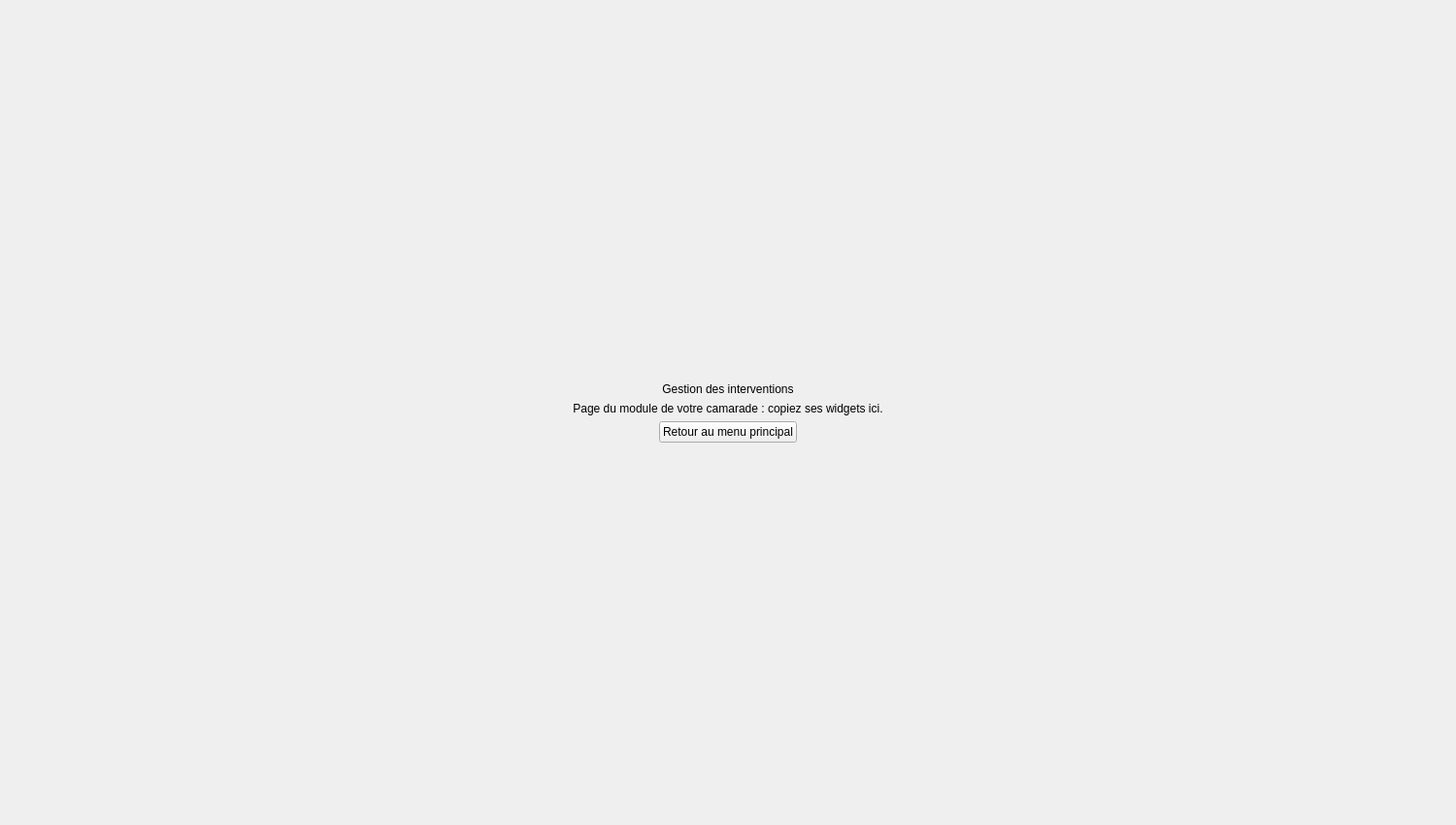
<?xml version='1.0' encoding='UTF-8'?>
<ui version="4.0">
 <class>AXIS</class>
 <widget class="QMainWindow" name="AXIS">
  <property name="geometry">
   <rect>
    <x>0</x>
    <y>0</y>
    <width>1500</width>
    <height>850</height>
   </rect>
  </property>
  <property name="windowTitle">
   <string>A.X.I.S - RedFlame Protection</string>
  </property>
  <widget class="QWidget" name="centralwidget">
   <layout class="QVBoxLayout" name="lay87">
    <property name="spacing">
     <number>0</number>
    </property>
    <property name="leftMargin">
     <number>0</number>
    </property>
    <property name="topMargin">
     <number>0</number>
    </property>
    <property name="rightMargin">
     <number>0</number>
    </property>
    <property name="bottomMargin">
     <number>0</number>
    </property>
    <item>
     <widget class="QStackedWidget" name="SWAxis">
      <property name="currentIndex">
       <number>1</number>
      </property>
      <widget class="QWidget" name="PEmpl">
       <layout class="QVBoxLayout" name="lay68">
        <property name="leftMargin">
         <number>0</number>
        </property>
        <property name="topMargin">
         <number>0</number>
        </property>
        <property name="rightMargin">
         <number>0</number>
        </property>
        <property name="bottomMargin">
         <number>0</number>
        </property>
        <item>
         <widget class="QStackedWidget" name="stackedWidgetEmpl">
          <widget class="QWidget" name="PMenuEmpl">
           <layout class="QVBoxLayout" name="lay18">
            <property name="spacing">
             <number>10</number>
            </property>
            <property name="leftMargin">
             <number>40</number>
            </property>
            <property name="topMargin">
             <number>30</number>
            </property>
            <property name="rightMargin">
             <number>40</number>
            </property>
            <property name="bottomMargin">
             <number>30</number>
            </property>
            <item>
             <layout class="QHBoxLayout" name="lay9">
              <item>
               <widget class="QLabel" name="lblBienvenueEmpl">
                <property name="text">
                 <string>Bienvenue</string>
                </property>
                <property name="h1" stdset="0">
                 <bool>true</bool>
                </property>
               </widget>
              </item>
              <item>
               <spacer name="sp8">
                <property name="orientation">
                 <enum>Qt::Orientation::Horizontal</enum>
                </property>
                <property name="sizeHint" stdset="0">
                 <size>
                  <width>20</width>
                  <height>20</height>
                 </size>
                </property>
               </spacer>
              </item>
              <item>
               <widget class="QLabel" name="lblLogoMenuEmpl">
                <property name="text">
                 <string>A.X.I.S</string>
                </property>
                <property name="logo" stdset="0">
                 <bool>true</bool>
                </property>
               </widget>
              </item>
             </layout>
            </item>
            <item>
             <spacer name="sp10">
              <property name="orientation">
               <enum>Qt::Orientation::Vertical</enum>
              </property>
              <property name="sizeHint" stdset="0">
               <size>
                <width>20</width>
                <height>20</height>
               </size>
              </property>
             </spacer>
            </item>
            <item>
             <layout class="QHBoxLayout" name="lay14" stretch="1,3,1">
              <item>
               <spacer name="sp11">
                <property name="orientation">
                 <enum>Qt::Orientation::Horizontal</enum>
                </property>
                <property name="sizeHint" stdset="0">
                 <size>
                  <width>20</width>
                  <height>20</height>
                 </size>
                </property>
               </spacer>
              </item>
              <item>
               <layout class="QVBoxLayout" name="lay12">
                <property name="spacing">
                 <number>22</number>
                </property>
                <item>
                 <widget class="QPushButton" name="btnMenuEmpl">
                  <property name="text">
                   <string>Gestion des Employés</string>
                  </property>
                  <property name="menu" stdset="0">
                   <bool>true</bool>
                  </property>
                 </widget>
                </item>
                <item>
                 <widget class="QPushButton" name="btnMenuInterv">
                  <property name="text">
                   <string>Gestion des Interventions</string>
                  </property>
                  <property name="menu" stdset="0">
                   <bool>true</bool>
                  </property>
                 </widget>
                </item>
                <item>
                 <widget class="QPushButton" name="btnMenuVehicule">
                  <property name="text">
                   <string>Gestion des Véhicules</string>
                  </property>
                  <property name="menu" stdset="0">
                   <bool>true</bool>
                  </property>
                 </widget>
                </item>
                <item>
                 <widget class="QPushButton" name="btnMenuMateriel">
                  <property name="text">
                   <string>Gestion des Matériels</string>
                  </property>
                  <property name="menu" stdset="0">
                   <bool>true</bool>
                  </property>
                 </widget>
                </item>
               </layout>
              </item>
              <item>
               <spacer name="sp13">
                <property name="orientation">
                 <enum>Qt::Orientation::Horizontal</enum>
                </property>
                <property name="sizeHint" stdset="0">
                 <size>
                  <width>20</width>
                  <height>20</height>
                 </size>
                </property>
               </spacer>
              </item>
             </layout>
            </item>
            <item>
             <spacer name="sp15">
              <property name="orientation">
               <enum>Qt::Orientation::Vertical</enum>
              </property>
              <property name="sizeHint" stdset="0">
               <size>
                <width>20</width>
                <height>20</height>
               </size>
              </property>
             </spacer>
            </item>
            <item>
             <layout class="QHBoxLayout" name="lay17">
              <item>
               <spacer name="sp16">
                <property name="orientation">
                 <enum>Qt::Orientation::Horizontal</enum>
                </property>
                <property name="sizeHint" stdset="0">
                 <size>
                  <width>20</width>
                  <height>20</height>
                 </size>
                </property>
               </spacer>
              </item>
              <item>
               <widget class="QPushButton" name="btnQuitterMenuEmpl">
                <property name="text">
                 <string>Quitter</string>
                </property>
                <property name="menu" stdset="0">
                 <bool>true</bool>
                </property>
               </widget>
              </item>
             </layout>
            </item>
           </layout>
          </widget>
          <widget class="QWidget" name="PCrudEmpl">
           <layout class="QHBoxLayout" name="lay67" stretch="1">
            <property name="spacing">
             <number>0</number>
            </property>
            <property name="leftMargin">
             <number>0</number>
            </property>
            <property name="topMargin">
             <number>0</number>
            </property>
            <property name="rightMargin">
             <number>0</number>
            </property>
            <property name="bottomMargin">
             <number>0</number>
            </property>
            <item>
             <widget class="QScrollArea" name="scrollEmpl">
              <property name="frameShape">
               <enum>QFrame::Shape::NoFrame</enum>
              </property>
              <property name="widgetResizable">
               <bool>true</bool>
              </property>
              <widget class="QWidget" name="contentEmpl">
               <property name="geometry">
                <rect>
                 <x>0</x>
                 <y>0</y>
                 <width>829</width>
                 <height>872</height>
                </rect>
               </property>
               <property name="content" stdset="0">
                <bool>true</bool>
               </property>
               <layout class="QVBoxLayout" name="lay66">
                <property name="spacing">
                 <number>14</number>
                </property>
                <property name="leftMargin">
                 <number>24</number>
                </property>
                <property name="topMargin">
                 <number>18</number>
                </property>
                <property name="rightMargin">
                 <number>24</number>
                </property>
                <property name="bottomMargin">
                 <number>18</number>
                </property>
                <item>
                 <layout class="QHBoxLayout" name="lay63">
                  <property name="spacing">
                   <number>10</number>
                  </property>
                  <item>
                   <widget class="QLabel" name="lblTitreCrudEmpl">
                    <property name="text">
                     <string>Gestion des employés</string>
                    </property>
                    <property name="h1" stdset="0">
                     <bool>true</bool>
                    </property>
                   </widget>
                  </item>
                  <item>
                   <spacer name="sp62">
                    <property name="orientation">
                     <enum>Qt::Orientation::Horizontal</enum>
                    </property>
                    <property name="sizeHint" stdset="0">
                     <size>
                      <width>20</width>
                      <height>20</height>
                     </size>
                    </property>
                   </spacer>
                  </item>
                  </layout>
                </item>
                <item>
                 <layout class="QHBoxLayout" name="lay64" stretch="0,1">
                  <property name="spacing">
                   <number>14</number>
                  </property>
                  <item>
                   <widget class="QFrame" name="frmFormEmpl">
                    <property name="minimumSize">
                     <size>
                      <width>275</width>
                      <height>0</height>
                     </size>
                    </property>
                    <property name="maximumSize">
                     <size>
                      <width>275</width>
                      <height>16777215</height>
                     </size>
                    </property>
                    <property name="panel" stdset="0">
                     <bool>true</bool>
                    </property>
                    <layout class="QVBoxLayout" name="lay44">
                     <property name="spacing">
                      <number>8</number>
                     </property>
                     <property name="leftMargin">
                      <number>16</number>
                     </property>
                     <property name="topMargin">
                      <number>14</number>
                     </property>
                     <property name="rightMargin">
                      <number>16</number>
                     </property>
                     <property name="bottomMargin">
                      <number>16</number>
                     </property>
                     <item>
                      <widget class="QLabel" name="lblTitreFormEmpl">
                       <property name="text">
                        <string>Ajouter un employé</string>
                       </property>
                       <property name="h2" stdset="0">
                        <bool>true</bool>
                       </property>
                      </widget>
                     </item>
                     <item>
                      <layout class="QHBoxLayout" name="layNomPrenomEmpl">
                       <property name="spacing">
                        <number>8</number>
                       </property>
                       <item>
                        <layout class="QVBoxLayout" name="lay29">
                         <property name="spacing">
                          <number>3</number>
                         </property>
                         <item>
                          <widget class="QLabel" name="lblNomEmpl">
                           <property name="text">
                            <string>Nom *</string>
                           </property>
                           <property name="muted" stdset="0">
                            <bool>true</bool>
                           </property>
                          </widget>
                         </item>
                         <item>
                          <widget class="QLineEdit" name="txtNomEmpl">
                           <property name="placeholderText">
                            <string>Nom</string>
                           </property>
                          </widget>
                         </item>
                        </layout>
                       </item>
                       <item>
                        <layout class="QVBoxLayout" name="layPrenomEmpl">
                         <property name="spacing">
                          <number>3</number>
                         </property>
                         <item>
                          <widget class="QLabel" name="lblPrenomEmpl">
                           <property name="text">
                            <string>Prénom *</string>
                           </property>
                           <property name="muted" stdset="0">
                            <bool>true</bool>
                           </property>
                          </widget>
                         </item>
                         <item>
                          <widget class="QLineEdit" name="txtPrenomEmpl">
                           <property name="placeholderText">
                            <string>Prénom</string>
                           </property>
                          </widget>
                         </item>
                        </layout>
                       </item>
                      </layout>
                     </item>
                     <item>
                      <layout class="QVBoxLayout" name="lay30">
                       <property name="spacing">
                        <number>3</number>
                       </property>
                       <item>
                        <widget class="QLabel" name="lblEmailEmpl">
                         <property name="text">
                          <string>Email *</string>
                         </property>
                         <property name="muted" stdset="0">
                          <bool>true</bool>
                         </property>
                        </widget>
                       </item>
                       <item>
                        <widget class="QLineEdit" name="txtEmailEmpl">
                         <property name="placeholderText">
                          <string>nom@gmail.com</string>
                         </property>
                        </widget>
                       </item>
                      </layout>
                     </item>
                     <item>
                      <layout class="QVBoxLayout" name="lay31">
                       <property name="spacing">
                        <number>3</number>
                       </property>
                       <item>
                        <widget class="QLabel" name="lblTelEmpl">
                         <property name="text">
                          <string>Téléphone *</string>
                         </property>
                         <property name="muted" stdset="0">
                          <bool>true</bool>
                         </property>
                        </widget>
                       </item>
                       <item>
                        <widget class="QLineEdit" name="txtTelEmpl">
                         <property name="placeholderText">
                          <string>8 chiffres minimum (ex : 20123456)</string>
                         </property>
                        </widget>
                       </item>
                      </layout>
                     </item>
                     <item>
                      <layout class="QHBoxLayout" name="lay34">
                       <property name="spacing">
                        <number>8</number>
                       </property>
                       <item>
                        <layout class="QVBoxLayout" name="lay32">
                         <property name="spacing">
                          <number>3</number>
                         </property>
                         <item>
                          <widget class="QLabel" name="lblAgeEmpl">
                           <property name="text">
                            <string>Âge</string>
                           </property>
                           <property name="muted" stdset="0">
                            <bool>true</bool>
                           </property>
                          </widget>
                         </item>
                         <item>
                          <widget class="QSpinBox" name="spnAgeEmpl">
                           <property name="minimum">
                            <number>18</number>
                           </property>
                           <property name="maximum">
                            <number>70</number>
                           </property>
                           <property name="value">
                            <number>30</number>
                           </property>
                          </widget>
                         </item>
                        </layout>
                       </item>
                       <item>
                        <layout class="QVBoxLayout" name="lay33">
                         <property name="spacing">
                          <number>3</number>
                         </property>
                         <item>
                          <widget class="QLabel" name="lblHeuresEmpl">
                           <property name="text">
                            <string>Heures / semaine</string>
                           </property>
                           <property name="muted" stdset="0">
                            <bool>true</bool>
                           </property>
                          </widget>
                         </item>
                         <item>
                          <widget class="QSpinBox" name="spnHeuresEmpl">
                           <property name="minimum">
                            <number>0</number>
                           </property>
                           <property name="maximum">
                            <number>100</number>
                           </property>
                           <property name="value">
                            <number>40</number>
                           </property>
                          </widget>
                         </item>
                        </layout>
                       </item>
                      </layout>
                     </item>
                     <item>
                      <layout class="QHBoxLayout" name="lay37">
                       <property name="spacing">
                        <number>8</number>
                       </property>
                       <item>
                        <layout class="QVBoxLayout" name="lay35">
                         <property name="spacing">
                          <number>3</number>
                         </property>
                         <item>
                          <widget class="QLabel" name="lblCongesEmpl">
                           <property name="text">
                            <string>Congés restants</string>
                           </property>
                           <property name="muted" stdset="0">
                            <bool>true</bool>
                           </property>
                          </widget>
                         </item>
                         <item>
                          <widget class="QSpinBox" name="spnCongesEmpl">
                           <property name="minimum">
                            <number>0</number>
                           </property>
                           <property name="maximum">
                            <number>60</number>
                           </property>
                           <property name="value">
                            <number>18</number>
                           </property>
                          </widget>
                         </item>
                        </layout>
                       </item>
                       <item>
                        <layout class="QVBoxLayout" name="lay36">
                         <property name="spacing">
                          <number>3</number>
                         </property>
                         <item>
                          <widget class="QLabel" name="lblGradeEmpl">
                           <property name="text">
                            <string>Grade</string>
                           </property>
                           <property name="muted" stdset="0">
                            <bool>true</bool>
                           </property>
                          </widget>
                         </item>
                         <item>
                          <widget class="QComboBox" name="cmbGradeEmpl">
                           <item>
                            <property name="text">
                             <string>Caporal</string>
                            </property>
                           </item>
                           <item>
                            <property name="text">
                             <string>Sergent</string>
                            </property>
                           </item>
                           <item>
                            <property name="text">
                             <string>Lieutenant</string>
                            </property>
                           </item>
                           <item>
                            <property name="text">
                             <string>Capitaine</string>
                            </property>
                           </item>
                          </widget>
                         </item>
                        </layout>
                       </item>
                      </layout>
                     </item>
                     <item>
                      <layout class="QVBoxLayout" name="lay38">
                       <property name="spacing">
                        <number>3</number>
                       </property>
                       <item>
                        <widget class="QLabel" name="lblPosteEmpl">
                         <property name="text">
                          <string>Poste (rôle)</string>
                         </property>
                         <property name="muted" stdset="0">
                          <bool>true</bool>
                         </property>
                        </widget>
                       </item>
                       <item>
                        <widget class="QComboBox" name="cmbPosteEmpl">
                         <item>
                          <property name="text">
                           <string>Pompier</string>
                          </property>
                         </item>
                         <item>
                          <property name="text">
                           <string>Chef d'équipe</string>
                          </property>
                         </item>
                         <item>
                          <property name="text">
                           <string>Chef de caserne</string>
                          </property>
                         </item>
                         <item>
                          <property name="text">
                           <string>Opérateur de dispatch</string>
                          </property>
                         </item>
                         <item>
                          <property name="text">
                           <string>Administrateur</string>
                          </property>
                         </item>
                         <item>
                          <property name="text">
                           <string>Magasinier</string>
                          </property>
                         </item>
                        </widget>
                       </item>
                      </layout>
                     </item>
                     <item>
                      <layout class="QVBoxLayout" name="lay39">
                       <property name="spacing">
                        <number>3</number>
                       </property>
                       <item>
                        <widget class="QLabel" name="lblDispoEmpl">
                         <property name="text">
                          <string>Disponibilité</string>
                         </property>
                         <property name="muted" stdset="0">
                          <bool>true</bool>
                         </property>
                        </widget>
                       </item>
                       <item>
                        <widget class="QComboBox" name="cmbDispoEmpl">
                         <item>
                          <property name="text">
                           <string>Disponible</string>
                          </property>
                         </item>
                         <item>
                          <property name="text">
                           <string>En intervention</string>
                          </property>
                         </item>
                         <item>
                          <property name="text">
                           <string>Indisponible</string>
                          </property>
                         </item>
                        </widget>
                       </item>
                      </layout>
                     </item>
                     <item>
                      <layout class="QHBoxLayout" name="lay42">
                       <property name="spacing">
                        <number>8</number>
                       </property>
                       <item>
                        <widget class="QPushButton" name="btnAjouterEmpl">
                         <property name="text">
                          <string>Ajouter</string>
                         </property>
                         <property name="primary" stdset="0">
                          <bool>true</bool>
                         </property>
                        </widget>
                       </item>
                       <item>
                        <widget class="QPushButton" name="btnViderEmpl">
                         <property name="text">
                          <string>Vider</string>
                         </property>
                        </widget>
                       </item>
                       <item>
                        <spacer name="sp41">
                         <property name="orientation">
                          <enum>Qt::Orientation::Horizontal</enum>
                         </property>
                         <property name="sizeHint" stdset="0">
                          <size>
                           <width>20</width>
                           <height>20</height>
                          </size>
                         </property>
                        </spacer>
                       </item>
                      </layout>
                     </item>
                     <item>
                      <spacer name="sp43">
                       <property name="orientation">
                        <enum>Qt::Orientation::Vertical</enum>
                       </property>
                       <property name="sizeHint" stdset="0">
                        <size>
                         <width>20</width>
                         <height>20</height>
                        </size>
                       </property>
                      </spacer>
                     </item>
                    </layout>
                   </widget>
                  </item>
                  <item>
                   <widget class="QFrame" name="frmListeEmpl">
                    <property name="panel" stdset="0">
                     <bool>true</bool>
                    </property>
                    <layout class="QVBoxLayout" name="lay46">
                     <property name="spacing">
                      <number>8</number>
                     </property>
                     <property name="leftMargin">
                      <number>16</number>
                     </property>
                     <property name="topMargin">
                      <number>14</number>
                     </property>
                     <property name="rightMargin">
                      <number>16</number>
                     </property>
                     <property name="bottomMargin">
                      <number>16</number>
                     </property>
                     <item>
                      <widget class="QLabel" name="lblTitreListeEmpl">
                       <property name="text">
                        <string>Liste des employés</string>
                       </property>
                       <property name="h2" stdset="0">
                        <bool>true</bool>
                       </property>
                      </widget>
                     </item>
                     <item>
                      <widget class="QTableWidget" name="tblEmpl">
                       <property name="minimumSize">
                        <size>
                         <width>300</width>
                         <height>330</height>
                        </size>
                       </property>
                      </widget>
                     </item>
                    </layout>
                   </widget>
                  </item>
                 </layout>
                </item>
                </layout>
              </widget>
             </widget>
            </item>
           </layout>
          </widget>
         </widget>
        </item>
       </layout>
      </widget>
      <widget class="QWidget" name="PInterv">
       <layout class="QVBoxLayout" name="lay74">
        <item>
         <spacer name="sp69">
          <property name="orientation">
           <enum>Qt::Orientation::Vertical</enum>
          </property>
          <property name="sizeHint" stdset="0">
           <size>
            <width>20</width>
            <height>20</height>
           </size>
          </property>
         </spacer>
        </item>
        <item>
         <widget class="QLabel" name="lblTitreInterv">
          <property name="text">
           <string>Gestion des interventions</string>
          </property>
          <property name="alignment">
           <set>Qt::AlignmentFlag::AlignCenter</set>
          </property>
          <property name="h1" stdset="0">
           <bool>true</bool>
          </property>
         </widget>
        </item>
        <item>
         <widget class="QLabel" name="lblInfoInterv">
          <property name="text">
           <string>Page du module de votre camarade : copiez ses widgets ici.</string>
          </property>
          <property name="alignment">
           <set>Qt::AlignmentFlag::AlignCenter</set>
          </property>
          <property name="muted" stdset="0">
           <bool>true</bool>
          </property>
         </widget>
        </item>
        <item>
         <layout class="QHBoxLayout" name="lay72">
          <item>
           <spacer name="sp70">
            <property name="orientation">
             <enum>Qt::Orientation::Horizontal</enum>
            </property>
            <property name="sizeHint" stdset="0">
             <size>
              <width>20</width>
              <height>20</height>
             </size>
            </property>
           </spacer>
          </item>
          <item>
           <widget class="QPushButton" name="btnRetourMenuInterv">
            <property name="text">
             <string>Retour au menu principal</string>
            </property>
           </widget>
          </item>
          <item>
           <spacer name="sp71">
            <property name="orientation">
             <enum>Qt::Orientation::Horizontal</enum>
            </property>
            <property name="sizeHint" stdset="0">
             <size>
              <width>20</width>
              <height>20</height>
             </size>
            </property>
           </spacer>
          </item>
         </layout>
        </item>
        <item>
         <spacer name="sp73">
          <property name="orientation">
           <enum>Qt::Orientation::Vertical</enum>
          </property>
          <property name="sizeHint" stdset="0">
           <size>
            <width>20</width>
            <height>20</height>
           </size>
          </property>
         </spacer>
        </item>
       </layout>
      </widget>
      <widget class="QWidget" name="PVehicule">
       <layout class="QVBoxLayout" name="lay80">
        <item>
         <spacer name="sp75">
          <property name="orientation">
           <enum>Qt::Orientation::Vertical</enum>
          </property>
          <property name="sizeHint" stdset="0">
           <size>
            <width>20</width>
            <height>20</height>
           </size>
          </property>
         </spacer>
        </item>
        <item>
         <widget class="QLabel" name="lblTitreVehicule">
          <property name="text">
           <string>Gestion des véhicules</string>
          </property>
          <property name="alignment">
           <set>Qt::AlignmentFlag::AlignCenter</set>
          </property>
          <property name="h1" stdset="0">
           <bool>true</bool>
          </property>
         </widget>
        </item>
        <item>
         <widget class="QLabel" name="lblInfoVehicule">
          <property name="text">
           <string>Page du module de votre camarade : copiez ses widgets ici.</string>
          </property>
          <property name="alignment">
           <set>Qt::AlignmentFlag::AlignCenter</set>
          </property>
          <property name="muted" stdset="0">
           <bool>true</bool>
          </property>
         </widget>
        </item>
        <item>
         <layout class="QHBoxLayout" name="lay78">
          <item>
           <spacer name="sp76">
            <property name="orientation">
             <enum>Qt::Orientation::Horizontal</enum>
            </property>
            <property name="sizeHint" stdset="0">
             <size>
              <width>20</width>
              <height>20</height>
             </size>
            </property>
           </spacer>
          </item>
          <item>
           <widget class="QPushButton" name="btnRetourMenuVehicule">
            <property name="text">
             <string>Retour au menu principal</string>
            </property>
           </widget>
          </item>
          <item>
           <spacer name="sp77">
            <property name="orientation">
             <enum>Qt::Orientation::Horizontal</enum>
            </property>
            <property name="sizeHint" stdset="0">
             <size>
              <width>20</width>
              <height>20</height>
             </size>
            </property>
           </spacer>
          </item>
         </layout>
        </item>
        <item>
         <spacer name="sp79">
          <property name="orientation">
           <enum>Qt::Orientation::Vertical</enum>
          </property>
          <property name="sizeHint" stdset="0">
           <size>
            <width>20</width>
            <height>20</height>
           </size>
          </property>
         </spacer>
        </item>
       </layout>
      </widget>
      <widget class="QWidget" name="PMateriel">
       <layout class="QVBoxLayout" name="lay86">
        <item>
         <spacer name="sp81">
          <property name="orientation">
           <enum>Qt::Orientation::Vertical</enum>
          </property>
          <property name="sizeHint" stdset="0">
           <size>
            <width>20</width>
            <height>20</height>
           </size>
          </property>
         </spacer>
        </item>
        <item>
         <layout class="QHBoxLayout" name="lay84">
          <item>
           <spacer name="sp82">
            <property name="orientation">
             <enum>Qt::Orientation::Horizontal</enum>
            </property>
            <property name="sizeHint" stdset="0">
             <size>
              <width>20</width>
              <height>20</height>
             </size>
            </property>
           </spacer>
          </item>
          <item>
           <spacer name="sp83">
            <property name="orientation">
             <enum>Qt::Orientation::Horizontal</enum>
            </property>
            <property name="sizeHint" stdset="0">
             <size>
              <width>20</width>
              <height>20</height>
             </size>
            </property>
           </spacer>
          </item>
         </layout>
        </item>
        <item>
         <spacer name="sp85">
          <property name="orientation">
           <enum>Qt::Orientation::Vertical</enum>
          </property>
          <property name="sizeHint" stdset="0">
           <size>
            <width>20</width>
            <height>20</height>
           </size>
          </property>
         </spacer>
        </item>
       </layout>
      </widget>
     </widget>
    </item>
   </layout>
  </widget>
 </widget>
 <resources/>
 <connections/>
</ui>
